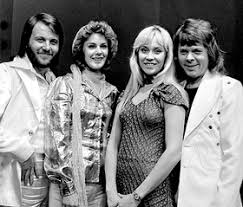
#> input picture images/abba/1.jpeg, 243 x 207 px
$ python main_image.py images/abba/1.jpeg   (Python 2 division)
#> lines starting #> are read from the running program, lines starting #| are printed output that depends on the picture; after the words box and inside, x2 and y2 are one past the last pixel; in counts of white or black regions, pixels touching at a corner belong together
import sys
sys.path.append('/home/mohilbajaj2002/anaconda3/envs/computervision/lib/python2.7/site-packages')
sys.path.append('/home/mohilbajaj2002/anaconda3/pkgs')

import numpy as np
import cv2

# Get user values for image path

path = sys.argv[1]

# Importing Cascades
face_cascade = cv2.CascadeClassifier('cascades/haarcascade_frontalface_alt2.xml')
left_eye_cascade = cv2.CascadeClassifier('cascades/haarcascade_lefteye_2splits.xml')
right_eye_cascade = cv2.CascadeClassifier('cascades/haarcascade_righteye_2splits.xml')
smile_cascade = cv2.CascadeClassifier('cascades/haarcascade_smile.xml')
nose_cascade = cv2.CascadeClassifier('cascades/Nose18x15.xml')
left_ear_cascade = cv2.CascadeClassifier('cascades/haarcascade_mcs_leftear.xml')
right_ear_cascade = cv2.CascadeClassifier('cascades/haarcascade_mcs_rightear.xml')

features = [left_eye_cascade, right_eye_cascade, smile_cascade, left_ear_cascade, right_ear_cascade]
f_name = ['left_eye', 'right_eye', 'smile', 'left_ear', 'right_ear']


image = cv2.imread(path)
#> image is the input picture: shape (207, 243, 3); min 0, max 255, mean 130.3

gray  = cv2.cvtColor(image, cv2.COLOR_BGR2GRAY)
faces = face_cascade.detectMultiScale(gray, scaleFactor=2, minNeighbors=3)
#> faces = [[27, 26, 40, 40], [80, 30, 40, 40], [131, 34, 40, 40], [172, 37, 40, 40]]
for (x, y, w, h) in faces:
	#print(x,y,w,h)
    	roi_gray = gray[y:y+h, x:x+w] #(ycord_start:ycord_end, xcord_start:xcord_end)
    	roi_color = image[y:y+h, x:x+w]

    	color = (255, 0, 0) #BGR 0-255
	font = cv2.FONT_HERSHEY_SIMPLEX
    	stroke = 2
    	end_cord_x = x + w
    	end_cord_y = y + h
    	cv2.rectangle(image, (x, y), (end_cord_x, end_cord_y), color, stroke)

	for i in range(0,len(features)):
		subitem = features[i].detectMultiScale(roi_gray, scaleFactor=1.2, minNeighbors=5)
    		for (ex,ey,ew,eh) in subitem:
    			cv2.rectangle(roi_color,(ex,ey),(ex+ew,ey+eh),(0,255,0),2)
			cv2.putText(roi_color, f_name[i], (ex,ey), font, 0.3, (255,255,255), stroke, cv2.LINE_AA)

	subitem = nose_cascade.detectMultiScale(roi_gray, scaleFactor=1.5, minNeighbors=5)
    	for (ex,ey,ew,eh) in subitem:
    			cv2.rectangle(roi_color,(ex,ey),(ex+ew,ey+eh),(0,255,0),2)
			cv2.putText(roi_color, 'nose', (ex,ey), font, 0.3, (255,255,255), stroke, cv2.LINE_AA)
#> this loop made 4 passes
#> (x, y, end_cord_x, end_cord_y) on passes 1 to 4: (27, 26, 67, 66), (80, 30, 120, 70), (131, 34, 171, 74), (172, 37, 212, 77)
#> pass 1, `roi_gray = gray[y:y+h, x:x+w]`:
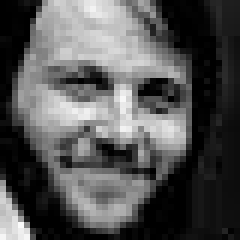
#> roi_gray: shape (40, 40) (shown 6 times larger); min 0, max 251, mean 83.9
#> pass 2, `roi_gray = gray[y:y+h, x:x+w]`:
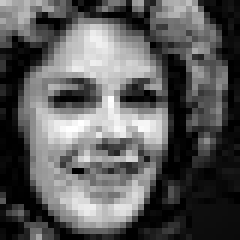
#> roi_gray: shape (40, 40) (shown 6 times larger); min 0, max 255, mean 91
#> after the loop:
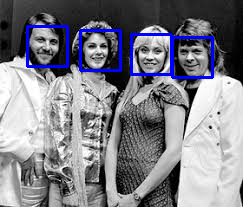
#> image: shape (207, 243, 3); 3.63% of pixels changed, all inside (x1, y1, x2, y2) = (26, 25, 214, 79)
#> after the loop:
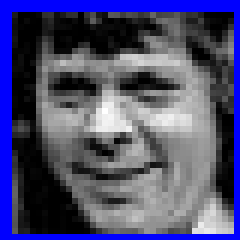
#> roi_color: shape (40, 40, 3) (shown 6 times larger); mean B, G, R 113, 76.2, 76.2
#> after the loop:
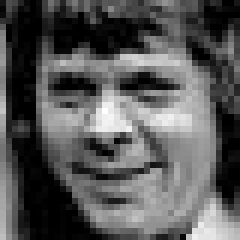
#> roi_gray: shape (40, 40) (shown 6 times larger); min 0, max 255, mean 87.4

# Display the resulting image
cv2.imshow('Image',image)
cv2.waitKey(10000)

# When everything done, release the windows
cv2.destroyAllWindows()

$ run again, on images/abba/3.jpeg
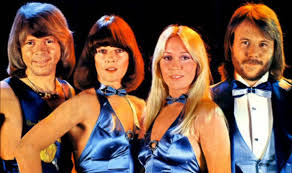
#> input picture images/abba/3.jpeg, 292 x 173 px
#> image is the input picture: shape (173, 292, 3); mean B, G, R 73.2, 90.3, 122.2
#> `gray  = cv2.cvtColor(image, cv2.COLOR_BGR2GRAY)`:
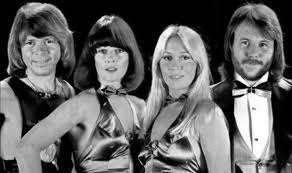
#> gray: shape (173, 292); min 0, max 255, mean 97.9
#> faces = [[91, 38, 40, 40]]
#> the loop `for (x, y, w, h) in faces:` made 1 pass
#> (x, y, w, h, color, font, stroke, end_cord_x) on pass 1: (91, 38, 40, 40, (255, 0, 0), 0, 2, 131)
#> after the loop `for (x, y, w, h) in faces:`:
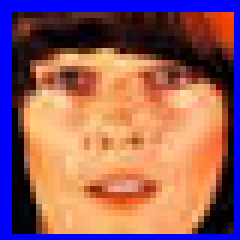
#> roi_color: shape (40, 40, 3) (shown 6 times larger); mean B, G, R 97.5, 94.1, 147.8
